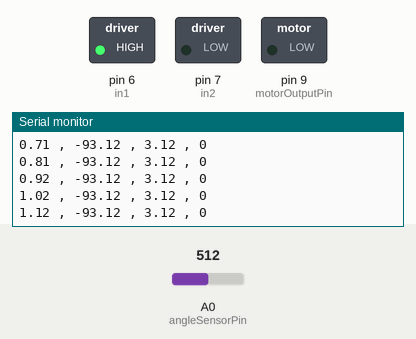
Simulated run of this sketch. Board: Arduino Uno, built with avr-gcc and run on an emulated ATmega328P. Parts: switched loads named in the sketch (green lamp = pin HIGH), the last lines printed to the serial monitor. The test bench sets the inputs (shaded band); at power-on: A0 (angleSensorPin) = 512.

Above: at 1.2 s.
1.3 s: A0 (angleSensorPin) set to 870
At 1.33 s:
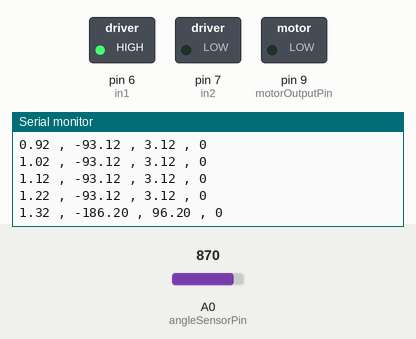
4.3 s: A0 (angleSensorPin) set to 898
At 4.39 s:
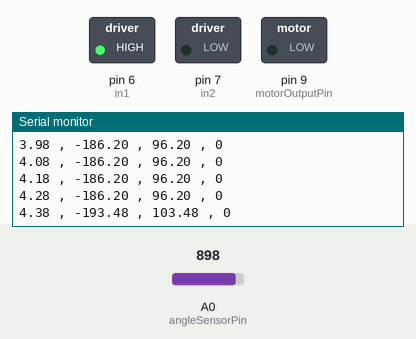
Timing chart, 0 to 7.3 s (numbered marks = the images above; inputs shaded):
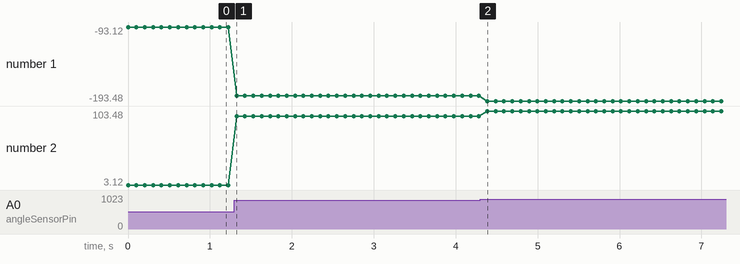

The sketch:

ee302.ino
```cpp
//EE302 Term Project Arduino code
//Written by Banu Çiçek BÜYÜKER, İlkay ATAOL, Gözde KORKMAZ and Barkın Tuncer (tuncer.barkin@gmail.com)
//Please send an email if you have any suggestions or find any bugs
//All rights are reserved
///Arduino pin 6 and pin 7 goes to the Motor Drivers Input pins. Arduino pin 9 goes to the Motor Driver Enable pin.

#define in1 6
#define in2 7
#define motorOutputPin 9

// Likely User Modified Variables ******************************
unsigned long deltaT = 1000; // time between samples (usecs) 1000->50000
const int pastSize = 3; // used for integrating

//These two values have to be set according to your setup
float angle_multip = 0.26; // Multiplies the analog read value that is coming from the POT
float angle_base = 130; // The bias term to adjust the angle accordingly

float duration = 0; // The duration between two loops
double p_time = 0; // A variable to hold past time
// End Likely User Modified Variables***************************

int angleSensorPin = A0; // Arduino Analog 0 pin should be connected to POT's middle leg.
float pastError[pastSize]; //Holds the past errors
float sum; //Holds the summation of the errors

int dacMax = 255; // Arduino dac is eight bits.
int adcMax = 1024; //Arduino uses a 10 bit dac, 10th power of 2 = 1024
int adcCenter = 512; // 1024/2

float direct = 0; // Direct motor command from host.
float desired = 0; // Desired value (speed or angle) from host.
float Kp = 0; // Feedback gains (proportional)
float Kd = 0; // Feedback gains (delta)

float Ki = 0; // Feedback gains (sum)
float maxSum = 1; // Optional integral term

unsigned long delta; //Calculates the derivative of the error


unsigned long t; //time variable
int incoming[12]; // array that holds the variabels coming from GUI
char pos_neg; // defines being positive or negative for "Desired"

void setup() {
  // Pin initialization
  pinMode(motorOutputPin, OUTPUT);
  pinMode(in1, OUTPUT);
  pinMode(in2, OUTPUT);
  Serial.begin(9600);
  digitalWrite(in1, HIGH);
  digitalWrite(in2, LOW);
}


void loop() {
  t = millis();
  duration = t - p_time;
  p_time = t;
  // Reads the data coming from the GUI. Until ****************
  if (Serial.available() >= 12) {
    for (int i = 0; i < 12; i++) {
      incoming[i] = Serial.read();
    }
  }
  //Assignment of each variable.
  Kp = incoming[0] + incoming[1] / 100.0; // Feedback gains (proportional)
  Kd = incoming[2] + incoming[3] / 100.0; // Feedback gains (delta)
  Ki = incoming[4] + incoming[5] / 100.0; // Feedback gains (sum)
  desired = incoming[6] + incoming[7] / 100.0 - 90;
  direct = incoming[8] + incoming[9] / 100.0;
  maxSum = incoming[10] + incoming[11] / 100.0; // Optional integral term
  // ******************
  // User modifiable code between stars!!
  /***********************************************/
  // Measure angle three times and sum, then by twelve. Averaging reduces noise.
  // Factor of four is ratio of adc and dac.
  //float ang = float (analogRead(angleSensorPin)+ analogRead(angleSensorPin) + analogRead(angleSensorPin) - 3*adcCenter)/12.0;
  float ang = float (analogRead(angleSensorPin) * angle_multip) - angle_base;

  //Update pastError
  for (int i = pastSize - 1; i > 0; i--) {
    pastError[i] = pastError[i - 1];
  }
  // Calculate the error and assign the error as the recent error
  float error = desired - ang;
  pastError[0] = error;


  // Calculate the derivative for the derivative controller and calculate the sum for integral controller
  float delta = (pastError[0] - pastError[pastSize - 1]) / (pastSize * duration * 1e-3);
  //float delta = (pastError[0] - pastError[pastSize-1])/(pastSize*(float(deltaT)*1e-6));
  sum = min(max(sum + error * float(deltaT) * 1e-6, -1 * maxSum), maxSum);

  // Compute and limit the motor output command.
  int motorCmd = int(direct + Kp * error + Ki * sum + Kd * delta); //
  motorCmd = min(max(motorCmd, 0), dacMax);

  analogWrite(motorOutputPin, motorCmd); //Send PWM signal to L298N Enable

  /***********************************************/
  //Do not use any other Serial.print code while using the GUI.
  //If you want to see any variable changes through serial monitor of Arduino IDE,
  //do not use the GUI.
  //Only use this(**) line and comment the
  //belows when you are tuning the angle of the arm.
  //**Serial.println(ang);
  Serial.print(t / 1000.0); // Sends the data to serial port.
  Serial.print(" , ");
  Serial.print(error); // Sends the data to serial port.
  Serial.print(" , ");
  Serial.print(ang);// Sends the data to serial port.
  Serial.print(" , ");
  Serial.println(motorCmd); // Sends the data to serial port.
  delay(100);
}
```

Measured:
- after the input at 1.3 s, the serial monitor: prints a new line at once (image 1)
- plotted number 1: -93.12 → -186.2 after the input at 1.3 s
- plotted number 2: 3.12 → 96.2 after the input at 1.3 s
